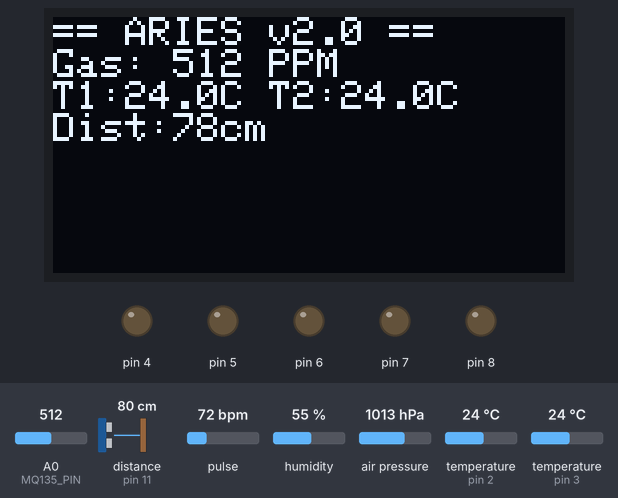
The sketch below on a simulated Arduino Uno, built with avr-gcc and run on an emulated ATmega328P. On the bench: 128×64 one-colour display, output pins drawn as LEDs (lit = HIGH). Wiring (inferred from the names in the program): ultrasonic range finder: trigger pin 10; echo pin 11. The inputs (shaded band) are chosen by the test bench; at power-on: distance to the obstacle (sensor on pin 11) 80 cm, A0 (MQ135_PIN) = 512, pulse 72 bpm, temperature (sensors on pin 2, pin 3) 24 °C, air pressure 1013 hPa, humidity 55 %. The echo pulse lasts 58.3 µs per cm; pins used as bus, display or sensor lines are not drawn; what the sketch prints to the serial monitor is not drawn.

Above: at 3.5 s.
3.6 s: distance to the obstacle (sensor on pin 11) set to 29 cm
9.7 s: distance to the obstacle (sensor on pin 11) set to 23 cm
At 11.9 s:
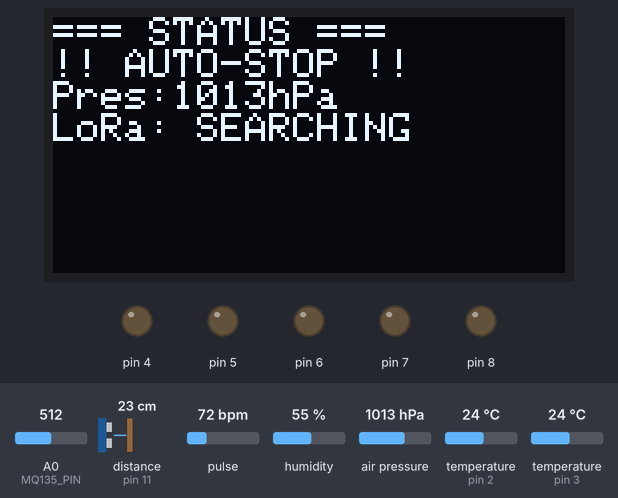
13.7 s: A0 (MQ135_PIN) set to 610
At 16.0 s:
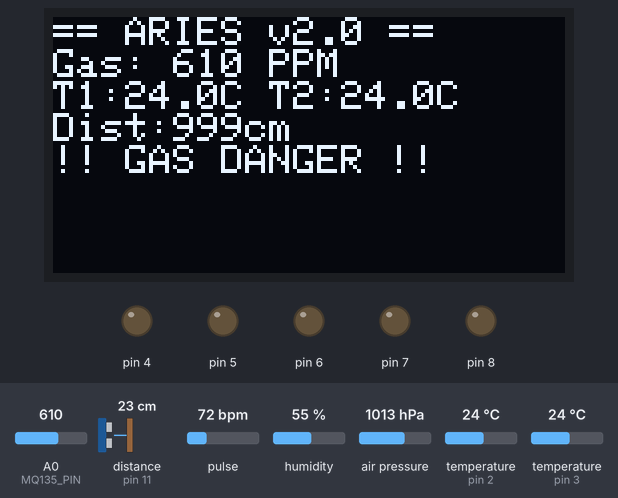
17.8 s: pulse set to 130 bpm
At 20.1 s:
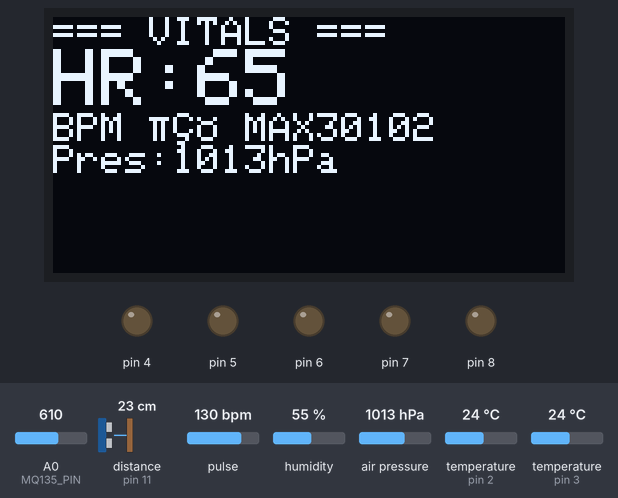
21.9 s: temperature (sensor on pin 2) set to 12 °C
At 25.7 s:
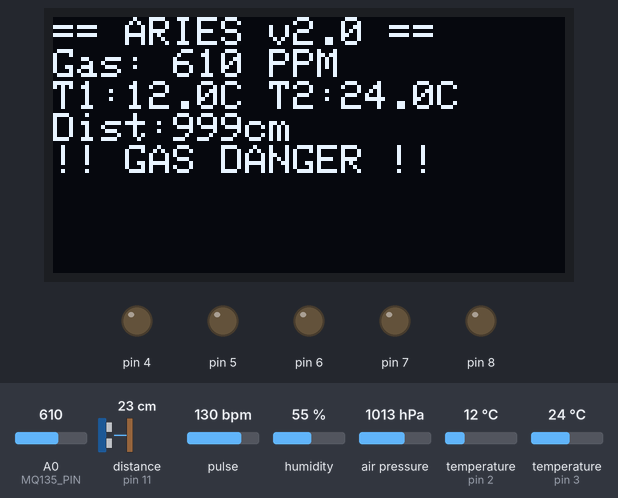
29.0 s: air pressure set to 952 hPa
At 31.2 s:
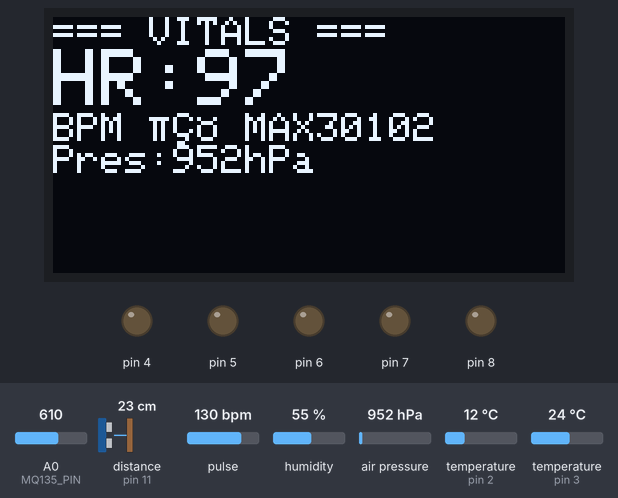
Timing chart, 0 to 32.7 s (numbered marks = the images above; inputs shaded):
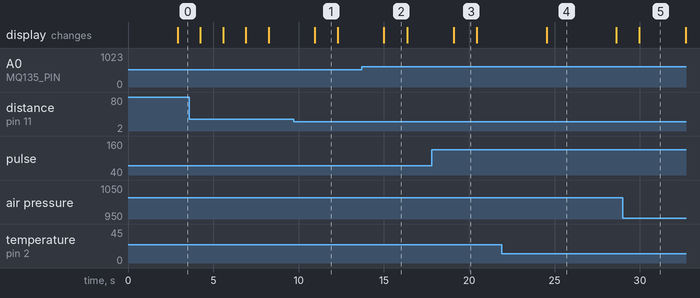

Measured:
- the behaviour switches between 26 and 25 cm on distance to the obstacle (sensor on pin 11) (found by bisection; images 0 and 1)
- after the input at 9.7 s, the display: changes after 1.2 s (image 1)
- after the input at 13.7 s, the display: changes after 1.3 s (image 2)
- after the input at 17.8 s, the display: changes after 1.3 s (image 3)
- after the input at 29.0 s, the display: changes after 0.97 s (image 5)
- what the display in image 1 shows lasts 1.4 s, from 10.9 s to 12.3 s
- what the display in image 2 shows lasts 1.4 s, from 15.0 s to 16.4 s

The sketch:

aries_rover.ino
```cpp
#include <Wire.h>
#include <DHT.h>
#include <OneWire.h>
#include <DallasTemperature.h>
#include <Adafruit_BMP280.h>
#include <MAX30105.h>
#include <heartRate.h>
#include <Adafruit_GFX.h>
#include <Adafruit_SSD1306.h>

// ─────────── Pin Map ────────────────────────────────────
#define DHTPIN       2    // DHT11 data pin
#define DHTTYPE DHT11
#define DS18B20_PIN  3    // DS18B20 OneWire data
#define TRIG1        10   // HC-SR04 trigger
#define ECHO1        11   // HC-SR04 echo
#define IR_LEFT      A1   // IR sensor left
#define IR_RIGHT     A2   // IR sensor right
#define MQ135_PIN    A0   // MQ-135 gas sensor

// L293D Motor Shield Pins (standard shield mapping)
// M1: D11(pwm), D12, D13 | M2: D3(pwm), D4 | M3/M4: via D5,D6,D7,D8

// ─────────── OLED 0.96" ─────────────────────────────────
#define SCREEN_W 128
#define SCREEN_H 64
Adafruit_SSD1306 oled(SCREEN_W, SCREEN_H, &Wire, -1);

// ─────────── Sensor Objects ─────────────────────────────
DHT dht(DHTPIN, DHTTYPE);
OneWire oneWire(DS18B20_PIN);
DallasTemperature ds18b20(&oneWire);
Adafruit_BMP280 bmp;
MAX30105 particleSensor;

// ─────────── Heart Rate State ───────────────────────────
byte   rateBuffer[4];
byte   rateSpot    = 0;
long   lastBeat    = 0;
float  beatsPerMin = 0;
int    beatAvg     = 0;

// ─────────── Timing & State ─────────────────────────────
int           oledPage        = 0;
unsigned long lastOledSwitch  = 0;
unsigned long lastTelemetry   = 0;
bool          emergencyStop   = false;

// ════════════════════════════════════════════════════════
void setup() {
  Serial.begin(9600);
  Wire.begin();

  // ── OLED ──────────────────────────────────────────────
  if (!oled.begin(SSD1306_SWITCHCAPVCC, 0x3C)) {
    Serial.println(F("{\"err\":\"OLED_FAIL\"}"));
  }
  showBoot();

  // ── Sensors ───────────────────────────────────────────
  dht.begin();
  ds18b20.begin();

  if (!bmp.begin(0x76)) {
    Serial.println(F("{\"err\":\"BMP280_FAIL\"}"));
  }
  bmp.setSampling(Adafruit_BMP280::MODE_NORMAL,
                  Adafruit_BMP280::SAMPLING_X2,
                  Adafruit_BMP280::SAMPLING_X16,
                  Adafruit_BMP280::FILTER_X16,
                  Adafruit_BMP280::STANDBY_MS_500);

  if (!particleSensor.begin(Wire, I2C_SPEED_FAST)) {
    Serial.println(F("{\"err\":\"MAX30102_FAIL\"}"));
  } else {
    particleSensor.setup();
    particleSensor.setPulseAmplitudeRed(0x0A);
    particleSensor.setPulseAmplitudeGreen(0);
  }

  // ── I/O ───────────────────────────────────────────────
  pinMode(TRIG1,  OUTPUT);
  pinMode(ECHO1,  INPUT);
  pinMode(IR_LEFT, INPUT);
  pinMode(IR_RIGHT,INPUT);

  Serial.println(F("{\"status\":\"ARIES_ONLINE\",\"version\":\"2.0\"}"));
}

// ════════════════════════════════════════════════════════
void loop() {
  pollHeartRate();   // Always poll MAX30102

  if (Serial.available()) {
    char cmd = Serial.read();
    emergencyStop = false;
    handleCommand(cmd);
  }

  // Auto-stream every 500ms
  if (millis() - lastTelemetry > 500) {
    streamTelemetry();
    lastTelemetry = millis();
  }
}

// ─────────── Boot Screen ────────────────────────────────
void showBoot() {
  oled.clearDisplay();
  oled.setTextColor(SSD1306_WHITE);
  oled.setTextSize(1);
  oled.setCursor(10, 18);
  oled.println(F("  ARIES ROVER v2.0"));
  oled.setCursor(15, 34);
  oled.println(F("Team: ALPHA-X"));
  oled.setCursor(10, 48);
  oled.println(F("SIH 2026 | PS:SIH26223"));
  oled.display();
  delay(2000);
}

// ─────────── Motor Control (L293D Shield) ───────────────
void motorForward()  { /* Set M1 M2 forward */ }
void motorBackward() { /* Set M1 M2 backward */ }
void motorLeft()     { /* M1 fwd, M2 back */ }
void motorRight()    { /* M1 back, M2 fwd */ }
void motorStop()     {
  // Stop all L293D outputs
  for (int p = 4; p <= 8; p++) { pinMode(p,OUTPUT); digitalWrite(p,LOW); }
  analogWrite(3,0); analogWrite(11,0);
  emergencyStop = true;
}

void handleCommand(char c) {
  if      (c=='F') motorForward();
  else if (c=='B') motorBackward();
  else if (c=='L') motorLeft();
  else if (c=='R') motorRight();
  else if (c=='S') motorStop();
  else if (c=='D') streamTelemetry();
}

// ─────────── Sonar Distance ─────────────────────────────
long getDist() {
  digitalWrite(TRIG1, LOW); delayMicroseconds(2);
  digitalWrite(TRIG1, HIGH); delayMicroseconds(10);
  digitalWrite(TRIG1, LOW);
  long dur = pulseIn(ECHO1, HIGH, 23529);
  return (dur == 0) ? 999 : dur * 0.034 / 2;
}

// ─────────── MAX30102 Heart Rate Polling ────────────────
void pollHeartRate() {
  long irVal = particleSensor.getIR();
  if (checkForBeat(irVal)) {
    long delta = millis() - lastBeat;
    lastBeat   = millis();
    beatsPerMin = 60.0 / (delta / 1000.0);
    if (beatsPerMin > 20 && beatsPerMin < 255) {
      rateBuffer[rateSpot++] = (byte)beatsPerMin;
      rateSpot %= 4;
      beatAvg = 0;
      for (byte x = 0; x < 4; x++) beatAvg += rateBuffer[x];
      beatAvg /= 4;
    }
  }
}

// ─────────── OLED Display (3 rotating pages) ────────────
void updateOLED(float t1, float t2, int gas, long dist, float pres) {
  if (millis() - lastOledSwitch > 3000) {
    oledPage = (oledPage + 1) % 3;
    lastOledSwitch = millis();
  }
  oled.clearDisplay();
  oled.setTextColor(SSD1306_WHITE);
  oled.setTextSize(1);
  oled.setCursor(0,0);

  if (oledPage == 0) {
    // Page 1: Sensors
    oled.println(F("== ARIES v2.0 =="));
    oled.print(F("Gas: "));  oled.print(gas);   oled.println(F(" PPM"));
    oled.print(F("T1:")); oled.print(t1,1); oled.print(F("C T2:")); oled.print(t2,1); oled.println(F("C"));
    oled.print(F("Dist:")); oled.print(dist); oled.println(F("cm"));
    if (gas > 600) { oled.println(F("!! GAS DANGER !!")); }
    if (dist < 25) { oled.println(F("!! OBSTACLE !!")); }

  } else if (oledPage == 1) {
    // Page 2: Survivor Vitals
    oled.println(F("=== VITALS ==="));
    oled.setTextSize(2);
    oled.print(F("HR:")); oled.println(beatAvg);
    oled.setTextSize(1);
    oled.println(F("BPM — MAX30102"));
    oled.print(F("Pres:")); oled.print(pres,0); oled.println(F("hPa"));

  } else {
    // Page 3: Status
    oled.println(F("=== STATUS ==="));
    oled.println(emergencyStop ? F("!! AUTO-STOP !!") : F("DRIVING OK"));
    oled.print(F("Pres:")); oled.print(pres,0); oled.println(F("hPa"));
    oled.println(F("LoRa: SEARCHING"));
  }
  oled.display();
}

// ─────────── JSON Telemetry Stream ──────────────────────
void streamTelemetry() {
  float t1 = dht.readTemperature();
  float h   = dht.readHumidity();
  ds18b20.requestTemperatures();
  float t2  = ds18b20.getTempCByIndex(0);
  int   gas = analogRead(MQ135_PIN);
  long  dist= getDist();
  float pres= bmp.readPressure() / 100.0F;
  float alt = bmp.readAltitude(1013.25);

  // Safety check: Auto-stop on obstacle or toxic gas
  if (dist < 25 || gas > 600) motorStop();

  updateOLED(t1, t2, gas, dist, pres);

  // JSON output for web dashboard
  Serial.print(F("{\"t1\":")); Serial.print(t1, 1);
  Serial.print(F(",\"t2\":")); Serial.print(t2, 1);
  Serial.print(F(",\"h\":")); Serial.print(h, 1);
  Serial.print(F(",\"gas\":")); Serial.print(gas);
  Serial.print(F(",\"dist\":")); Serial.print(dist);
  Serial.print(F(",\"pres\":")); Serial.print(pres, 1);
  Serial.print(F(",\"alt\":")); Serial.print(alt, 1);
  Serial.print(F(",\"hr\":")); Serial.print(beatAvg);
  Serial.println(F("}"));
}
```
